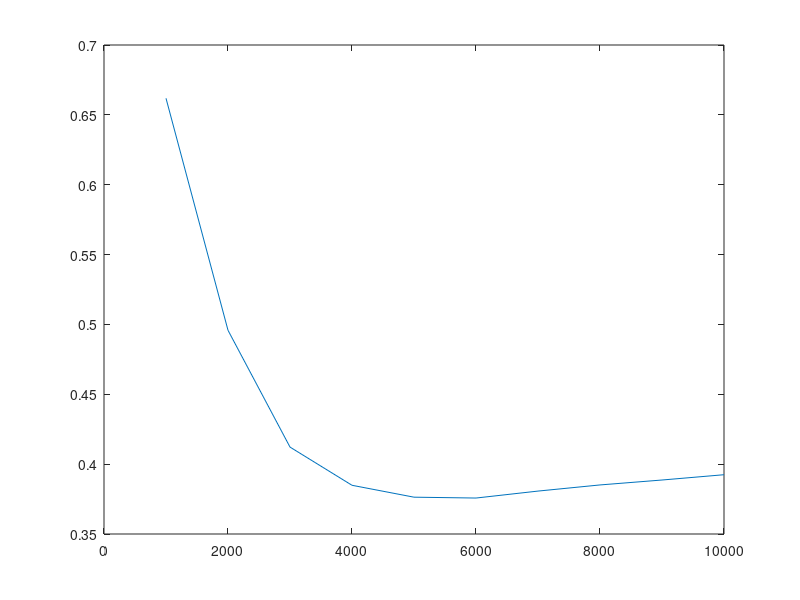

Reproduce this figure in MATLAB.
t = [0.6618580496 0.4958088851 0.41221482216 0.3848706181 0.3763555029 0.3757404957 0.38072070842 0.38511738785 0.388642057791 0.39243249273];
t2 = [0.8723616486 0.7572359632 0.6673385998 0.5883921289 0.5538752045 0.5503785794 0.5859389861]
x = [1000:1000:10000];

p = [0.3375936177 0.5072566224 0.5826961885 0.6166497812 0.6200475118 0.6240961262 0.6202400483 0.6149862454 0.6112402786  ]

plot (x, t)